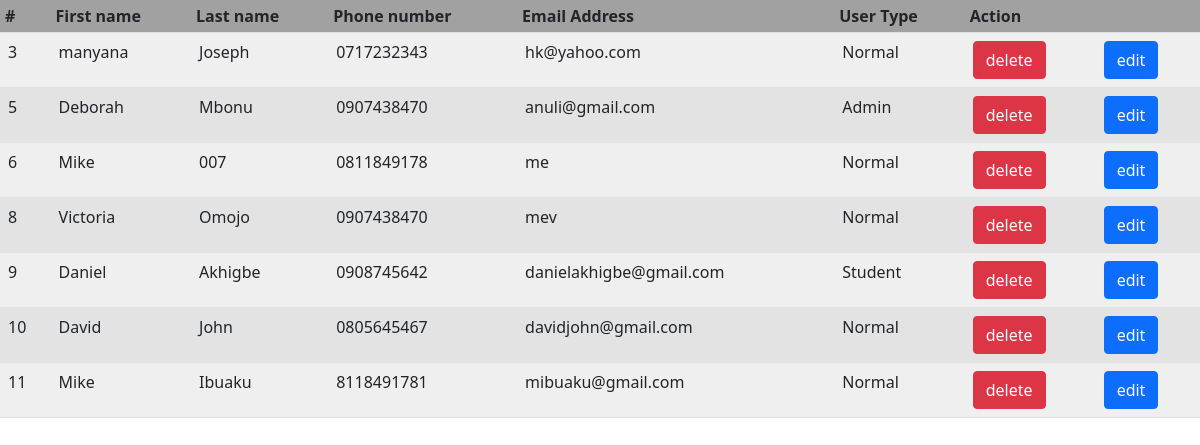
Page /User/ViewUser.php on the committed database.
### tables this page shows
CREATE TABLE `user` (
  `id` int(11) NOT NULL,
  `fname` varchar(50) NOT NULL,
  `lname` varchar(50) NOT NULL,
  `phone` varchar(15) NOT NULL,
  `email` varchar(255) NOT NULL,
  `password` varchar(20) NOT NULL,
  `type` varchar(20) NOT NULL
);

### User/ViewUser.php (the view, shortened to what this page needs)
<?php
include_once '../connection.php';
$sql="SELECT * FROM user";
$res=mysqli_query($con,$sql) or die(mysqli_error($con));
?>
<html>
<head>
<link href="https://cdn.jsdelivr.net/npm/bootstrap@5.1.3/dist/css/bootstrap.min.css" rel="stylesheet">
<table id="viewdata" class="table table-striped">
<tr>
<th>#</th>
<th>First name</th>
<th>Last name</th>
<th>Phone number</th>
<th>Email Address</th>
<th>User Type</th>
<th colspan=2>Action</th>
</tr>
<?php
while($row=mysqli_fetch_assoc($res))
{
echo "<tr><td>";
echo $row['id'];
echo "</td><td>";
echo $row['fname'];
echo "</td><td>";
echo $row['lname'];
echo "</td><td>";
echo $row['phone'];
echo "</td><td>";
echo $row['email'];
echo "</td><td>";
echo $row['type'];
echo "
<td><a class=\"btn btn-danger\" href=\"User/delete.php?data=".$row['id']."\">delete</a></td>
<td><a href=\"#\" class=\"btn btn-primary\" onclick=\"getPage('User/Edit.php?data=".$row['id']."')\">edit</a></td></tr>";
}
?>
</table>

### User/ViewUser.php (style rules this page uses)
#viewdata th { background:#aaa; }
#viewdata td { background:#efefef; }
#viewdata th,td { padding:5px;text-align:left; }

### rows in the picture
user: id "3", fname "manyana", lname "Joseph", phone "0717232343", email "hk@yahoo.com", type "Normal"
user: id "5", fname "Deborah", lname "Mbonu", phone "0907438470", email "anuli@gmail.com", type "Admin"
user: id "6", fname "Mike", lname "007", phone "0811849178", email "me", type "Normal"
user: id "8", fname "Victoria", lname "Omojo", phone "0907438470", email "mev", type "Normal"
user: id "9", fname "Daniel", lname "Akhigbe", phone "0908745642", email "danielakhigbe@gmail.com", type "Student"
user: id "10", fname "David", lname "John", phone "0805645467", email "davidjohn@gmail.com", type "Normal"
user: id "11", fname "Mike", lname "Ibuaku", phone "8118491781", email "mibuaku@gmail.com", type "Normal"
